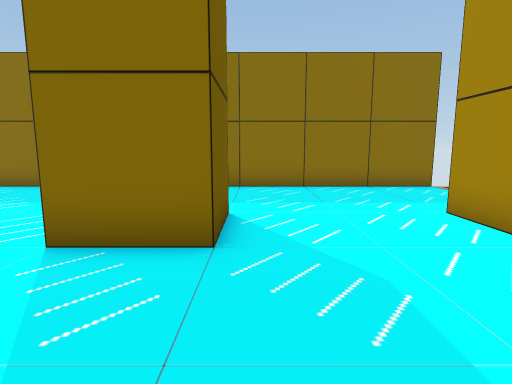
[1] (above)

15 first-person views from a walk through a 3-D level made in the Unity game engine. The camera is 0.58 m above the floor, tilts 8° down and sees 80° across. The floor is counted in squares, 0.5 m on a side. Each view is taken from the middle of a square. On the plan, view 1 faces up. The plan holds only what a view shows up to about 13 squares ahead; the rest is blank.

[2]
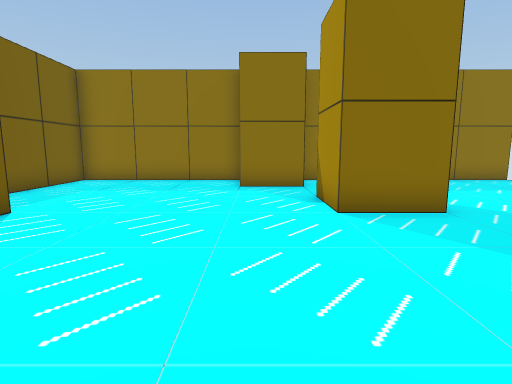

[3]
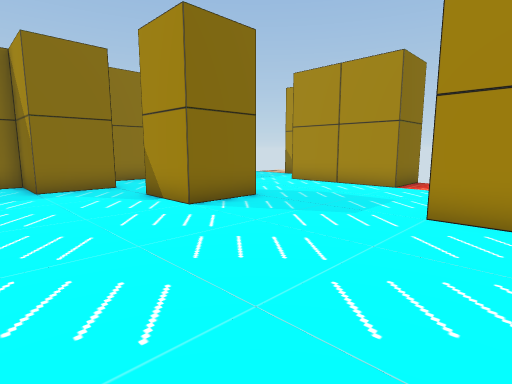

[4]
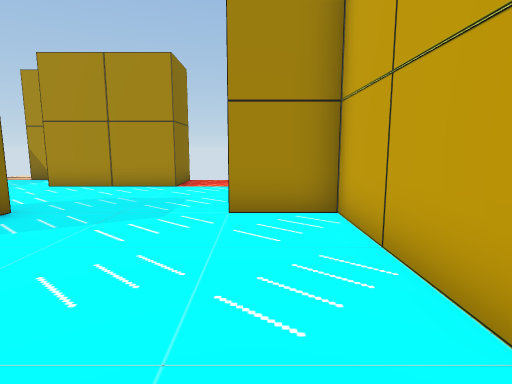

[5]
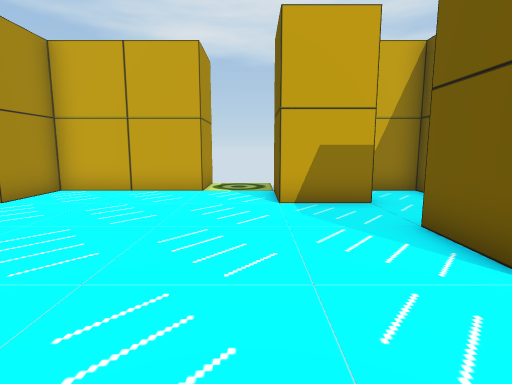

[6]
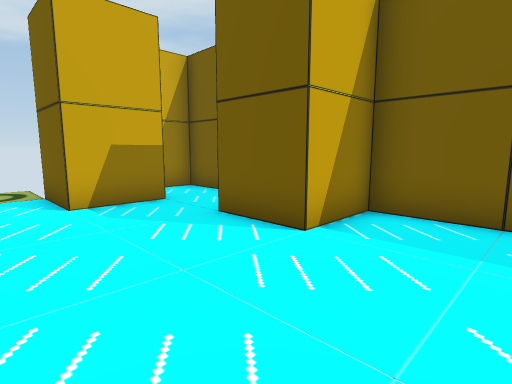

[7]
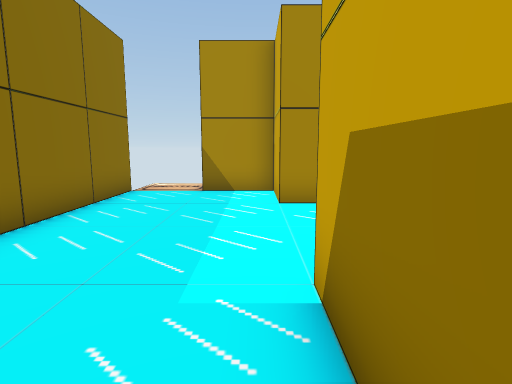

[8]
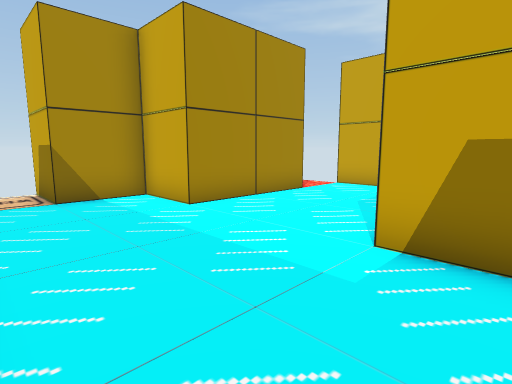

[9]
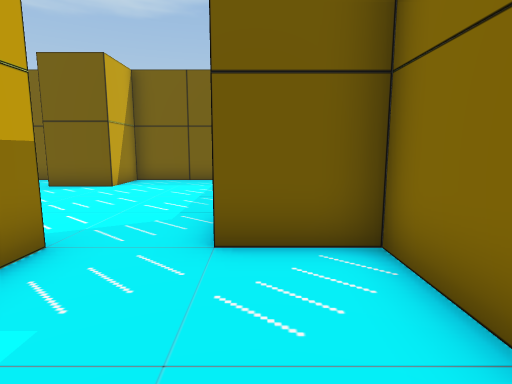

[10]
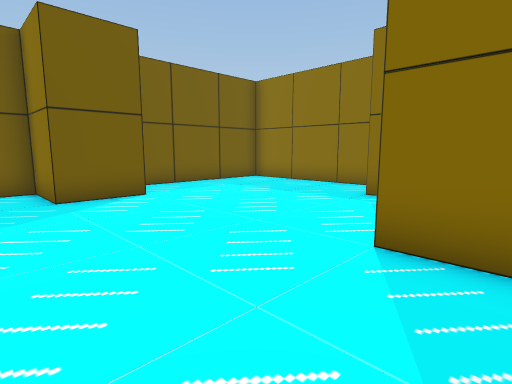

[11]
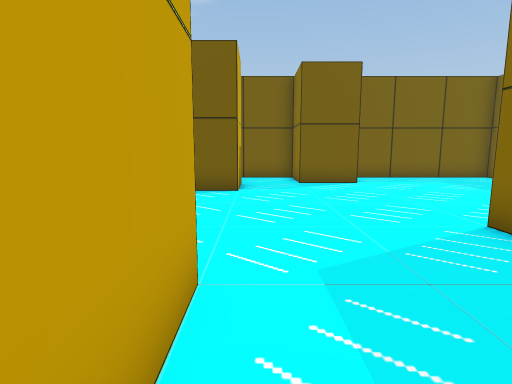

[12]
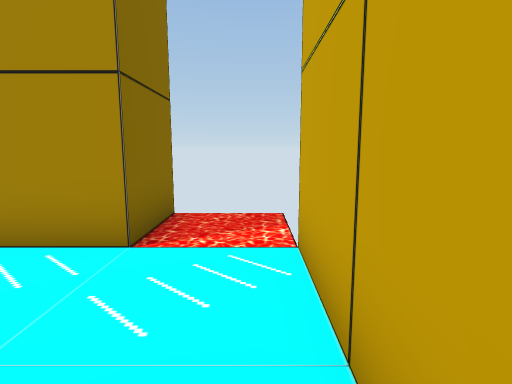

[13]
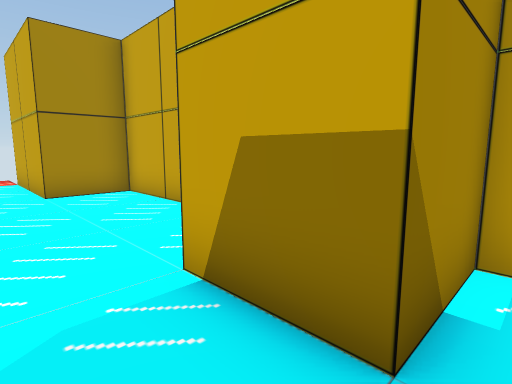

[14]
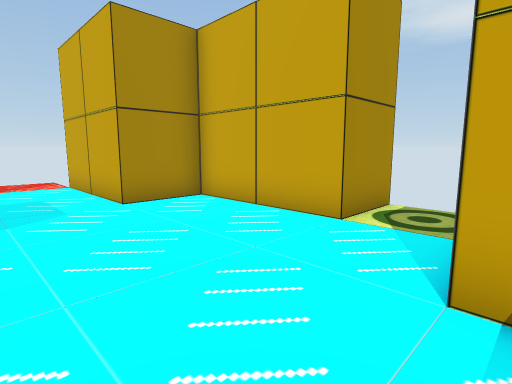

[15]
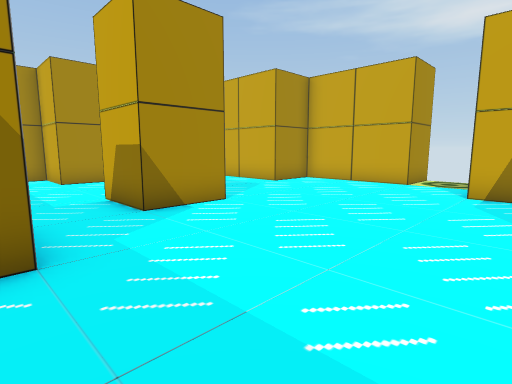

### Floor plan
Points are (right, up) in squares from view 1. A wall is a line through its corners. A room is listed if a view was taken in it or the views show most of it. See-through windows are left out.
Room 1 (views 1, 2, 3, 4, 5, 6, 7, 8, 9, 10, 11, 12, 13, 14, 15)
walls: (-2.5, 3.5) (-2.5, 5.5) (-0.5, 5.5) (-0.5, 3.5) (-2.5, 3.5); (-4.5, -4.6) (-4.5, -2.5) (-0.5, -2.5) (-0.5, -0.5) (3.5, -0.5); (5.6, 1.5) (3.5, 1.5) (3.5, 5.5) (5.5, 5.5) (5.5, 7.5) (7.5, 7.5); (5.6, 9.5) (-2.5, 9.5) (-2.5, 7.5) (-4.5, 7.5) (-4.5, 9.5) (-10.5, 9.5) (-10.5, 3.5) (-8.5, 3.5) (-8.5, 1.5) (-10.5, 1.5) (-10.5, -2.5) (-8.5, -2.5) (-8.5, -0.5) (-6.5, -0.5) (-6.5, -2.5)

Where each view was taken, in squares from view 1:
view 1: 0 up, 0 right, facing up
view 2: 2 down, 4 left, facing up
view 3: 2 down, 6 left, facing up-right
view 4: 1 down, 6 left, facing right
view 5: 6 up, 6 left, facing down
view 6: 6 up, 5 left, facing down-left
view 7: 6 up, 3 left, facing right
view 8: 9 up, 2 left, facing down-right
view 9: 8 up, 1 right, facing left
view 10: 0 up, 1 left, facing up-left
view 11: 0 up, 2 right, facing left
view 12: 0 up, 0 right, facing right
view 13: 1 up, 9 left, facing down-right
view 14: 2 up, 7 left, facing down-right
view 15: 8 up, 8 left, facing down-right
